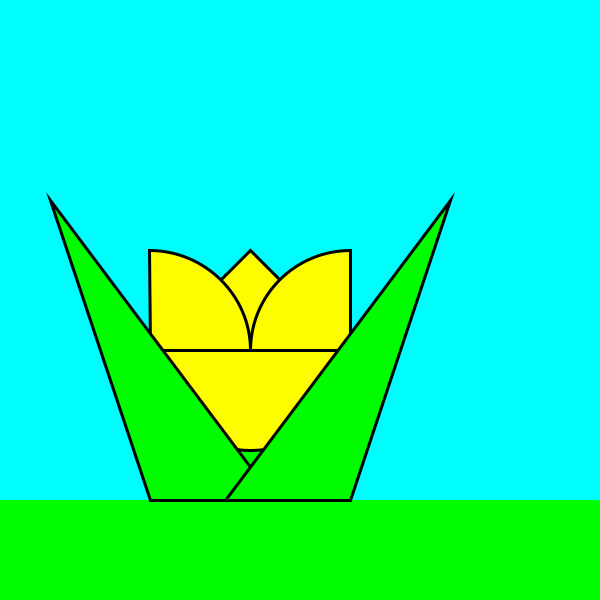
Frame 1 (no input)
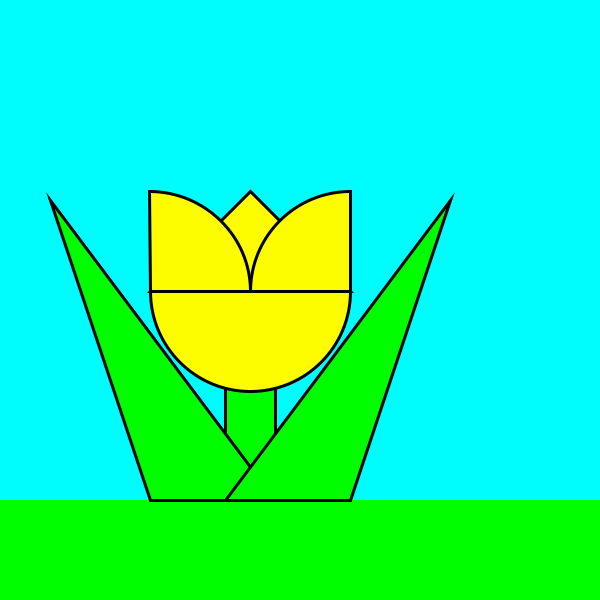
Frame 60 (the mouse pressed at the canvas centre just before this capture)
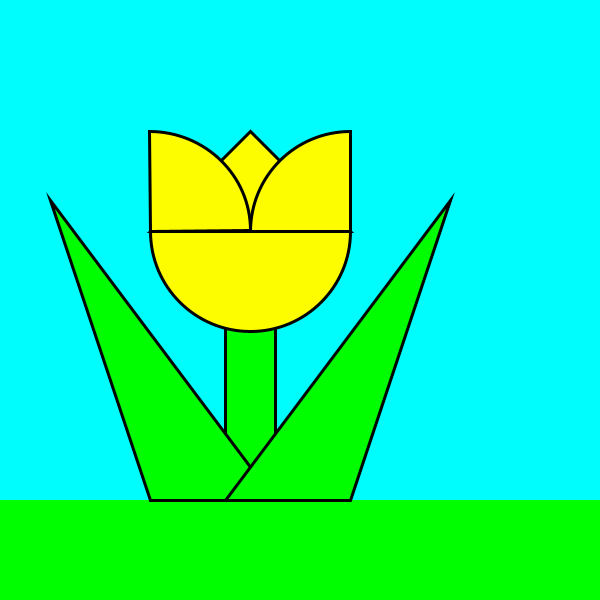
Frame 120 (the mouse held since frame 60 and released just before this capture)

The Processing sketch that drew these frames (run headless with seeded random() and noise(); from frame 60 on, the mouse is pressed at the canvas centre):

// Processing sketch: code_1
// ── code_1.pde
// lastname / achternaam:Stander
// firstname / voornaam:Ryan
// class / klas:M
// student number/nummer:477316

color black   = color(   0 );
color cyan    = color(   0, 253, 253 );
color yellow  = color( 253, 253,   0 );
color green   = color(   0, 253,   0 );
int y=0;


void setup() {
    size( 600, 600 );
}


void draw() {
    background( cyan );
    noStroke();

    fill( green );
    rect( 0, 500, 600, 100 );
    
    stroke( black );
    strokeWeight( 3 );

    // stem
    rect( 225, 275, 50, 215 );

    // flower , make this movable
    fill( yellow );
    triangle( 250, 250+y, 150, 350+y, 350, 350+y );
    arc( 150, 350+y, 200, 200, PI + HALF_PI, TWO_PI, PIE );
    arc( 350, 350+y, 200, 200, PI, PI + HALF_PI, PIE );
    arc( 250, 350+y, 200, 200, 0, PI, PIE );

    // leaves, stays fixed
    fill( green );
    triangle(  50, 200, 150 ,500, 275, 500 );
    triangle( 450, 200, 225 ,500, 350, 500 );
    y=y-1;
    if (y==-175){
     y=0; 
    }
}
